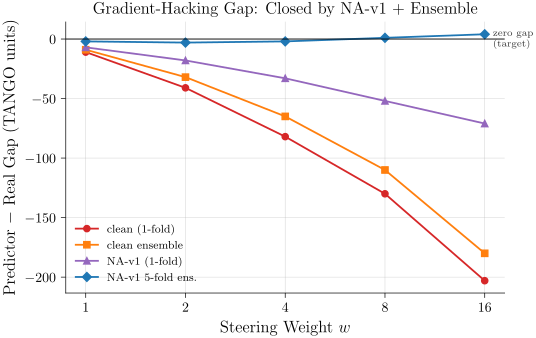

The script that drew this image:
# P20_v2: Alternative framing — show only the (predictor - real) gap on log-y, all 5 fix attempts on one chart.
# This emphasizes the gap-closure rather than the raw curves.
# Visualizes: F10 / E028 / E032 / E050
# DATA: inline from F10 prose
import sys
from pathlib import Path
sys.path.insert(0, str(Path(__file__).parent.parent))
from plot_utils import figsize
import matplotlib.pyplot as plt
import numpy as np

w = np.array([1, 2, 4, 8, 16])

variants = [
    ("clean (1-fold)",    [-11, -41, -82, -130, -203], "#d62728", "o"),
    ("clean ensemble",    [-9,  -32, -65, -110, -180], "#ff7f0e", "s"),
    ("NA-v1 (1-fold)",    [-7,  -18, -33,  -52,  -71], "#9467bd", "^"),
    ("NA-v1 5-fold ens.", [-2,  -3,  -2,   +1,   +4], "#1f77b4", "D"),
]

fig, ax = plt.subplots(figsize=figsize(0.9))
for label, vals, c, m in variants:
    vals = np.array(vals)
    # Plot |gap| with sign indicated by color (negative = red shades)
    ax.plot(w, vals, "-", color=c, lw=1.3, marker=m, label=label, markersize=4.5)

ax.axhline(0, color="black", lw=0.6, ls="-")
ax.set_xscale("log", base=2)
ax.set_xticks(w); ax.set_xticklabels([str(v) for v in w])
ax.set_xlabel("Steering Weight $w$")
ax.set_ylabel("Predictor $-$ Real Gap (TANGO units)")
ax.set_title("Gradient-Hacking Gap: Closed by NA-v1 + Ensemble")
ax.legend(frameon=False, fontsize=8, loc="lower left")
ax.spines[["top", "right"]].set_visible(False)
ax.grid(True, lw=0.4, alpha=0.5, zorder=0)
ax.text(16.5, 0, "  zero gap\n  (target)", fontsize=7, va="center", color="#333")

fig.savefig(Path(__file__).with_suffix(".pdf"))
